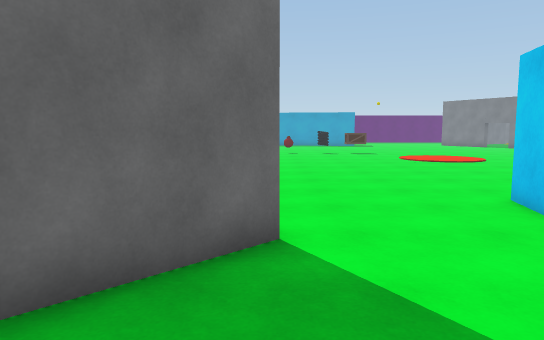
View 1 (above)

23 first-person views from a walk through a scene from a Unity 3-D project. The camera is 1.5 m above the floor, tilts 6° down and sees 70° across. The floor is counted in squares, 1 m on a side. Each view is taken from the middle of a square. On the plan, view 1 faces up. The plan holds only what a view shows up to about 17 squares ahead; the rest is blank. The place goes on beyond the plan. The player is left out.

View 2
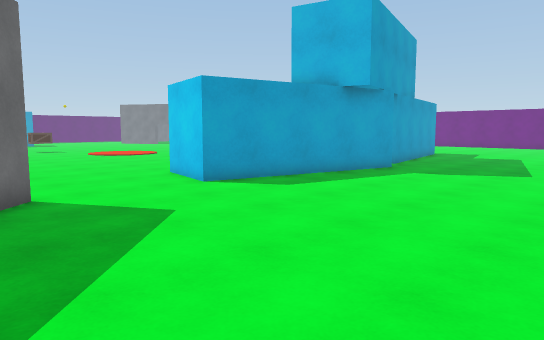

View 3
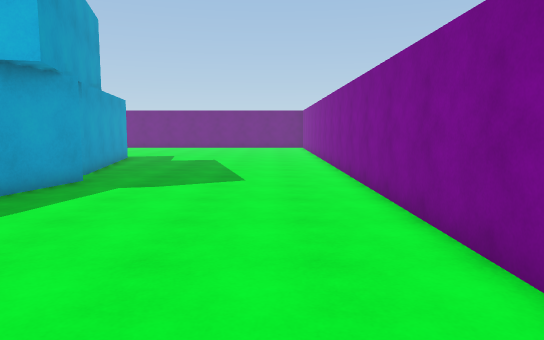

View 4
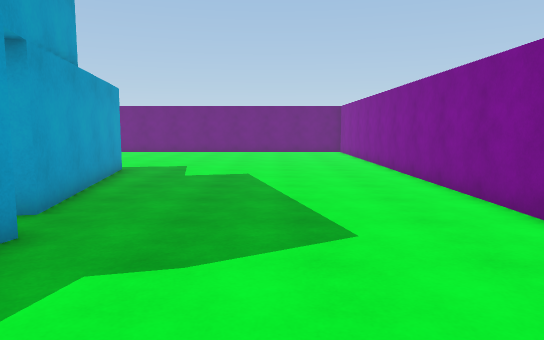

View 5
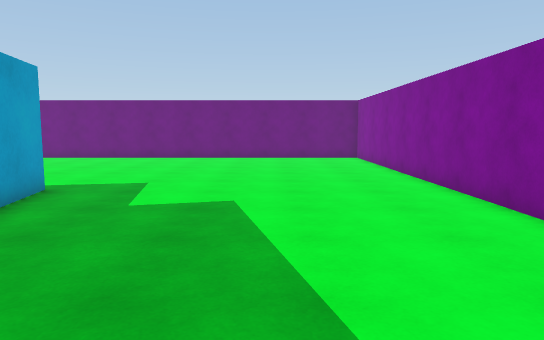

View 6
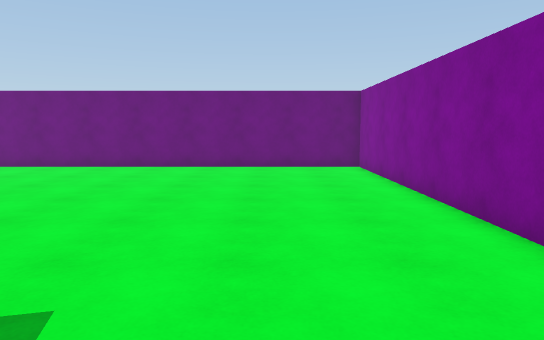

View 7
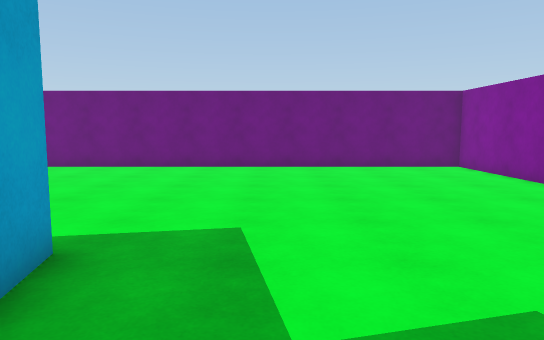

View 8
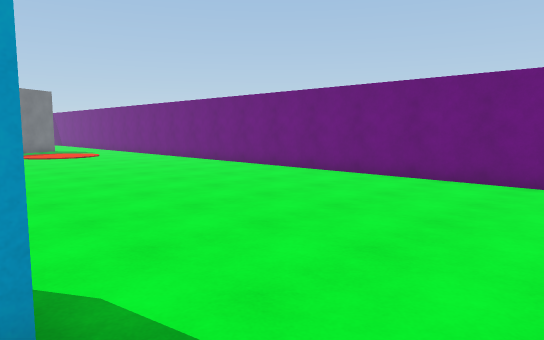

View 9
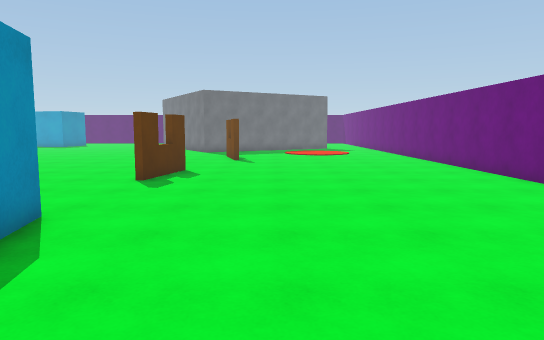

View 10
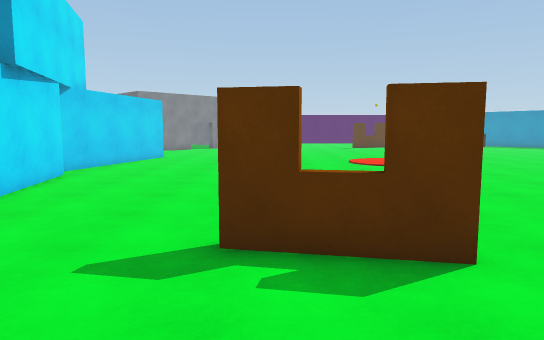

View 11
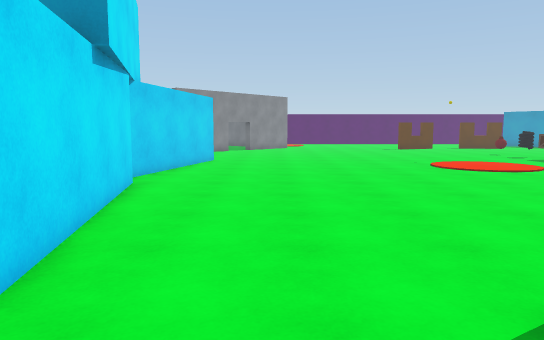

View 12
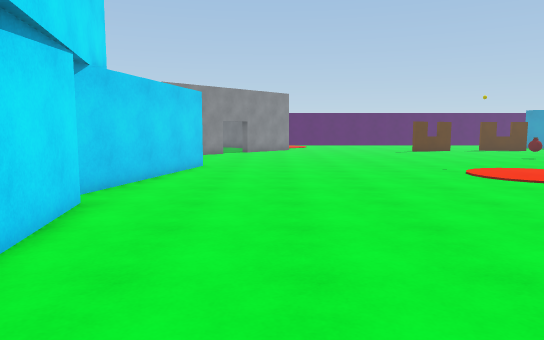

View 13
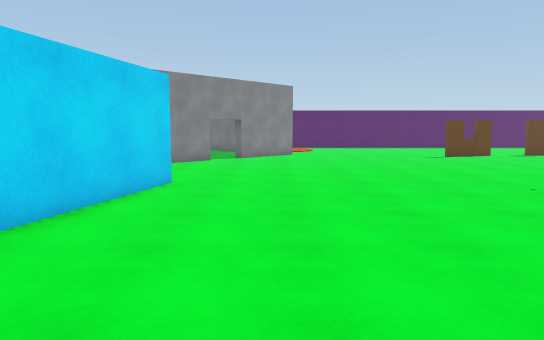

View 14
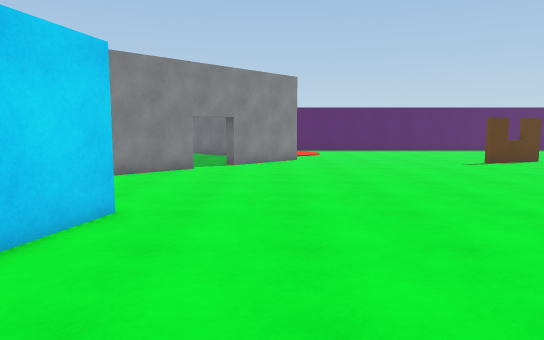

View 15
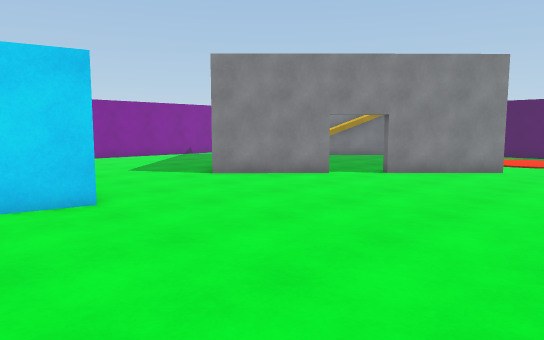

View 16
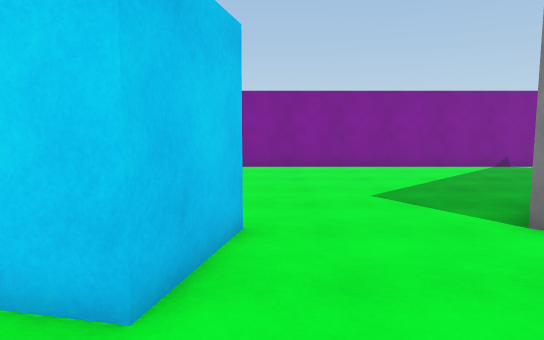

View 17
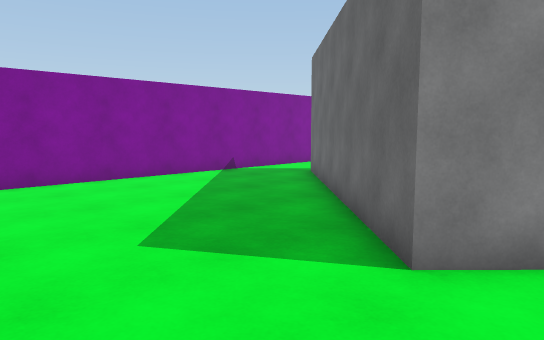

View 18
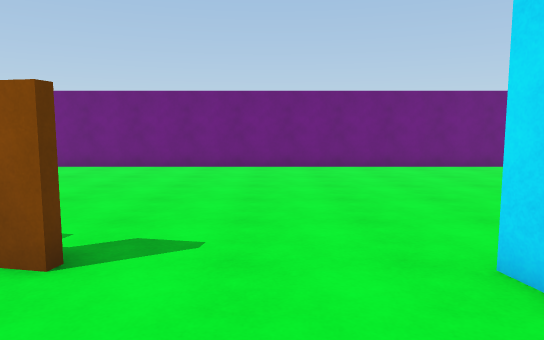

View 19
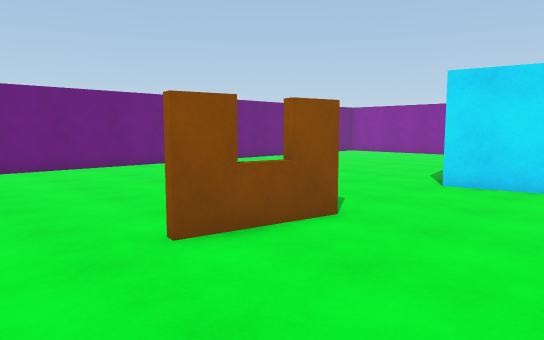

View 20
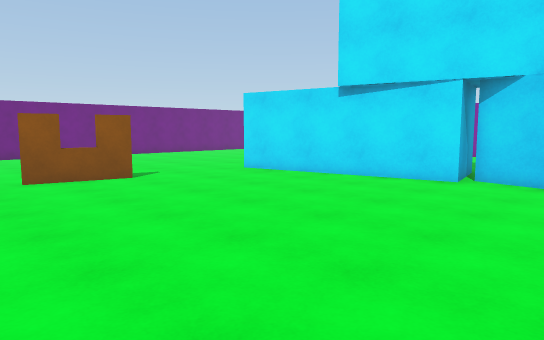

View 21
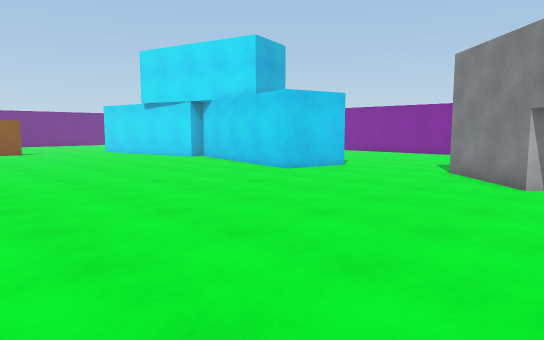

View 22
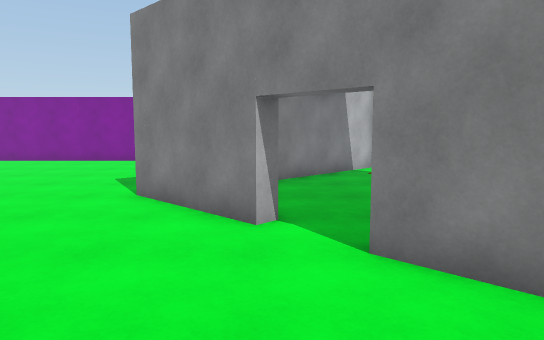

View 23
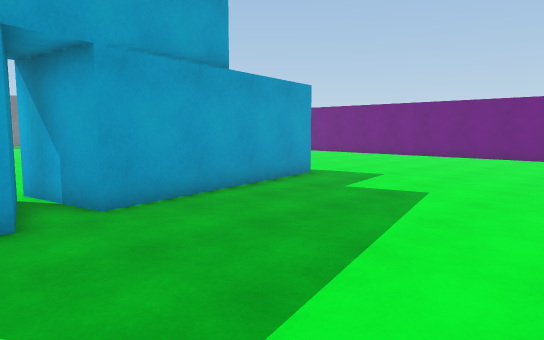

### Floor plan
Points are (right, up) in squares from view 1. A wall is a line through its corners. A room is listed if a view was taken in it or the views show most of it. See-through windows are left out.
Room 1 (views 1, 2, 3, 4, 5, 6, 7, 8, 9, 10, 11, 12, 13, 14, 15, 16, 17, 18, 19, 20, 21, 22, 23)
walls: (12.9, 6.4) (12.3, 3.5) (4.4, 5.2) (5.1, 8.2) (12.9, 6.4); (21.7, 5.7) (13.7, 4.1) (13.2, 7.1) (21, 8.6) (21.3, 7.2); (21, 13.4) (21.6, 16.4); (21.8, 16.4) (21.2, 13.3); (-3.2, 7.6) (-2.8, 8) (0.1, 5.2) (-5.5, -0.5); (-5.5, 10.8) (-4.2, 9.4) (-4.6, 9); (-5.5, -4.5) (32.5, -4.5) (32.5, 19.5)

Where each view was taken, in squares from view 1:
view 1: 0 up, 0 right, facing up
view 2: 4 down, 2 left, facing up-right
view 3: 2 down, 1 right, facing right
view 4: 0 up, 7 right, facing right
view 5: 0 up, 12 right, facing right
view 6: 1 down, 17 right, facing right
view 7: 3 up, 17 right, facing right
view 8: 3 up, 21 right, facing up-right
view 9: 2 up, 25 right, facing up
view 10: 14 up, 26 right, facing left
view 11: 11 up, 24 right, facing left
view 12: 11 up, 21 right, facing left
view 13: 11 up, 16 right, facing left
view 14: 11 up, 12 right, facing left
view 15: 16 up, 8 right, facing down-left
view 16: 11 up, 4 right, facing down
view 17: 7 up, 4 right, facing down-left
view 18: 11 up, 17 right, facing right
view 19: 19 up, 17 right, facing down-right
view 20: 19 up, 9 right, facing down-right
view 21: 19 up, 5 left, facing down-right
view 22: 14 up, 3 left, facing down
view 23: 3 down, 11 right, facing up-right
